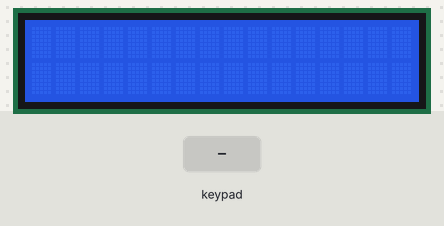
A sketch run on a simulated Arduino Uno, built with avr-gcc and run on an emulated ATmega328P. Parts: 16×2 character LCD. Inputs (shaded band) come from the test bench. What the sketch prints to the serial monitor is not drawn.

Above: at 1.2 s.
1.3 s: keypad keys 7 + 5 = pressed 0.4 s apart
At 3.0 s:
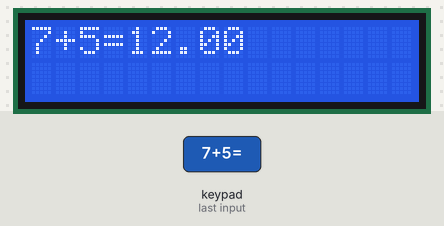
4.4 s: key '*' pressed
At 5.6 s:
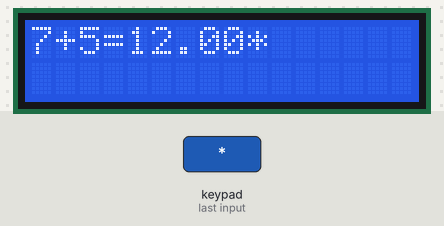
5.9 s: keypad keys 6 * 7 = pressed 0.4 s apart
At 8.0 s:
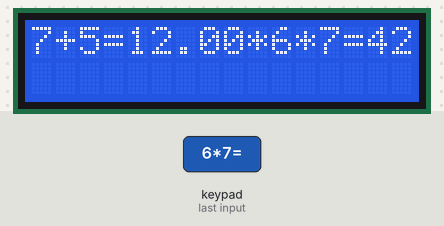
9.0 s: key 'C' pressed
At 9.8 s:
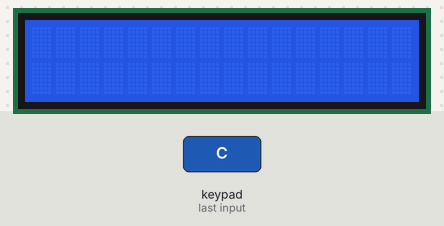
10.5 s: keypad keys 8 / 2 = pressed 0.4 s apart
At 12.5 s:
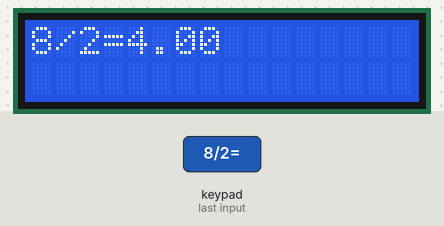
13.6 s: key '=' pressed
At 14.2 s:
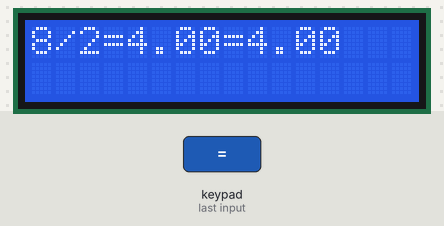
Timing chart, 0 to 16.1 s (numbered marks = the images above; inputs shaded):
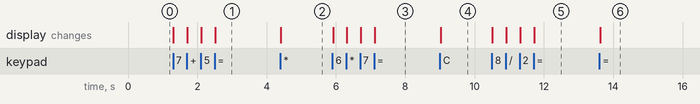

Measured:
- after the input at 1.3 s, the display: first changes at once (image 1 shows a later state)
- after the input at 4.4 s, the display: changes at once (image 2)
- after the input at 5.9 s, the display: first changes at once (image 3 shows a later state)
- after the input at 9.0 s, the display: changes at once (image 4)
- after the input at 10.5 s, the display: first changes at once (image 5 shows a later state)
- after the input at 13.6 s, the display: changes at once (image 6)

The sketch:

2023_0419_LCDMembraneKeyboard.ino
```cpp
#include <LiquidCrystal_I2C.h>
#include <Keypad.h>

LiquidCrystal_I2C lcd(0x27,16,2);  // set the LCD address to 0x3F for a 16 chars and 2 line display

const byte ROWS = 4; //four rows
const byte COLS = 4; //four columns

char keys[ROWS][COLS] = {
  {'1','2','3','+'},
  {'4','5','6','-'},
  {'7','8','9','*'},
  {'C','0','=','/'}
};

byte rowPins[ROWS] = {9, 8, 7, 6}; //connect to the row pinouts of the keypad
byte colPins[COLS] = {5, 4, 3, 2}; //connect to the column pinouts of the keypad

//Create an object of keypad
Keypad keypad = Keypad( makeKeymap(keys), rowPins, colPins, ROWS, COLS );
String eqt = "";

void setup(){
  Serial.begin(9600);

  lcd.init();
  lcd.clear();
  lcd.backlight();      // Make sure backlight is on
}


void loop(){
  lcd.setCursor(0,0);

  char key = keypad.getKey();// Read the key

  // Print if key pressed
  if (key){
    eqt.concat(key);
    Serial.print(key);
    lcd.print(eqt);

    if (key=='C'){
      lcd.clear();
      eqt = "";
    }

    if (key=='='){

      int sign = 0;
      if(eqt.indexOf("+")>=0){
        sign = eqt.indexOf("+");
      }
      if(eqt.indexOf("-")>=0){
        sign = eqt.indexOf("-");
      }
      if(eqt.indexOf("*")>=0){
        sign = eqt.indexOf("*");
      }
      if(eqt.indexOf("/")>=0){
        sign = eqt.indexOf("/");
      }

      String numA = eqt.substring(0,sign);
      String numB = eqt.substring(sign+1, eqt.length()-1);
      float a = numA.toFloat();
      float b = numB.toFloat();

      /*
      Serial.println("sign:"+sign);
      Serial.println("eqt:"+eqt);
      Serial.println("numA:"+numA);
      Serial.println("numB:"+numB);
      */

      float ans = 0;
      if(eqt.indexOf("+")>=0){
        ans = a + b;
      }
      if(eqt.indexOf("-")>=0){
        ans = a - b;
      }
      if(eqt.indexOf("*")>=0){
        ans = a * b;
      }
      if(eqt.indexOf("/")>=0){
        ans = a / b;
      }
      Serial.print(ans);
      Serial.println("");

      eqt.concat(ans);
      Serial.println("eqt new:"+eqt);
      lcd.print(ans);

    }


  }
}
```
